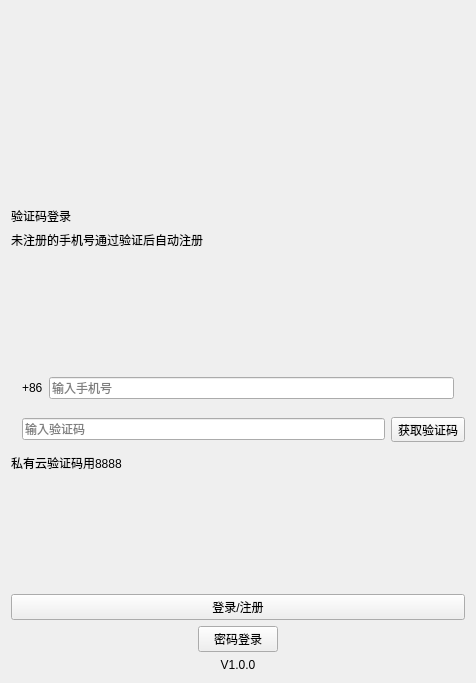
<?xml version="1.0" encoding="UTF-8"?>
<ui version="4.0">
 <class>LoginPage</class>
 <widget class="QWidget" name="LoginPage">
  <property name="geometry">
   <rect>
    <x>0</x>
    <y>0</y>
    <width>476</width>
    <height>683</height>
   </rect>
  </property>
  <property name="windowTitle">
   <string>LoginPage</string>
  </property>
  <layout class="QVBoxLayout" name="verticalLayout">
   <item>
    <widget class="QLabel" name="loginLogo">
     <property name="minimumSize">
      <size>
       <width>0</width>
       <height>180</height>
      </size>
     </property>
    </widget>
   </item>
   <item>
    <widget class="QStackedWidget" name="stackLogin">
     <property name="currentIndex">
      <number>0</number>
     </property>
     <widget class="QWidget" name="pageAuthCode">
      <layout class="QVBoxLayout" name="verticalLayout_4">
       <property name="leftMargin">
        <number>0</number>
       </property>
       <property name="topMargin">
        <number>10</number>
       </property>
       <property name="rightMargin">
        <number>0</number>
       </property>
       <property name="bottomMargin">
        <number>0</number>
       </property>
       <item>
        <widget class="QLabel" name="label_1">
         <property name="text">
          <string>验证码登录</string>
         </property>
        </widget>
       </item>
       <item>
        <widget class="QLabel" name="label_2">
         <property name="text">
          <string>未注册的手机号通过验证后自动注册</string>
         </property>
        </widget>
       </item>
       <item>
        <spacer name="verticalSpacer_3">
         <property name="orientation">
          <enum>Qt::Vertical</enum>
         </property>
         <property name="sizeHint" stdset="0">
          <size>
           <width>20</width>
           <height>1</height>
          </size>
         </property>
        </spacer>
       </item>
       <item>
        <widget class="QWidget" name="acntWidget" native="true">
         <layout class="QHBoxLayout" name="horizontalLayout_2">
          <property name="topMargin">
           <number>6</number>
          </property>
          <property name="bottomMargin">
           <number>6</number>
          </property>
          <item>
           <widget class="QLabel" name="label_3">
            <property name="text">
             <string>+86</string>
            </property>
           </widget>
          </item>
          <item>
           <widget class="QLineEdit" name="phoneNumber">
            <property name="placeholderText">
             <string>输入手机号</string>
            </property>
            <layout class="QHBoxLayout" name="horizontalLayout_14">
             <property name="spacing">
              <number>0</number>
             </property>
             <property name="sizeConstraint">
              <enum>QLayout::SetNoConstraint</enum>
             </property>
             <property name="leftMargin">
              <number>0</number>
             </property>
             <property name="topMargin">
              <number>0</number>
             </property>
             <property name="rightMargin">
              <number>0</number>
             </property>
             <property name="bottomMargin">
              <number>0</number>
             </property>
            </layout>
           </widget>
          </item>
         </layout>
        </widget>
       </item>
       <item>
        <widget class="QWidget" name="authCodeWidget" native="true">
         <layout class="QHBoxLayout" name="horizontalLayout_3">
          <property name="topMargin">
           <number>6</number>
          </property>
          <property name="rightMargin">
           <number>0</number>
          </property>
          <property name="bottomMargin">
           <number>6</number>
          </property>
          <item>
           <widget class="QLineEdit" name="authCode">
            <property name="echoMode">
             <enum>QLineEdit::Password</enum>
            </property>
            <property name="placeholderText">
             <string>输入验证码</string>
            </property>
            <layout class="QHBoxLayout" name="horizontalLayout_13">
             <property name="spacing">
              <number>0</number>
             </property>
             <property name="sizeConstraint">
              <enum>QLayout::SetDefaultConstraint</enum>
             </property>
             <property name="leftMargin">
              <number>0</number>
             </property>
             <property name="topMargin">
              <number>0</number>
             </property>
             <property name="rightMargin">
              <number>0</number>
             </property>
             <property name="bottomMargin">
              <number>0</number>
             </property>
            </layout>
           </widget>
          </item>
          <item>
           <widget class="QToolButton" name="getAuthCodeBtn">
            <property name="sizePolicy">
             <sizepolicy hsizetype="Minimum" vsizetype="Preferred">
              <horstretch>0</horstretch>
              <verstretch>0</verstretch>
             </sizepolicy>
            </property>
            <property name="cursor">
             <cursorShape>PointingHandCursor</cursorShape>
            </property>
            <property name="focusPolicy">
             <enum>Qt::NoFocus</enum>
            </property>
            <property name="text">
             <string>获取验证码</string>
            </property>
           </widget>
          </item>
         </layout>
        </widget>
       </item>
       <item>
        <widget class="QLabel" name="labelDefAuthCode">
         <property name="text">
          <string>私有云验证码用8888</string>
         </property>
        </widget>
       </item>
       <item>
        <spacer name="verticalSpacer_2">
         <property name="orientation">
          <enum>Qt::Vertical</enum>
         </property>
         <property name="sizeHint" stdset="0">
          <size>
           <width>20</width>
           <height>1</height>
          </size>
         </property>
        </spacer>
       </item>
       <item>
        <widget class="QButtonWithGif" name="authCodeLoginBtn">
         <property name="text">
          <string>登录/注册</string>
         </property>
        </widget>
       </item>
       <item alignment="Qt::AlignHCenter">
        <widget class="QPushButton" name="swtichPwdPageBtn">
         <property name="cursor">
          <cursorShape>PointingHandCursor</cursorShape>
         </property>
         <property name="text">
          <string>密码登录</string>
         </property>
        </widget>
       </item>
      </layout>
     </widget>
     <widget class="QWidget" name="pagePassword">
      <layout class="QVBoxLayout" name="verticalLayout_2">
       <property name="leftMargin">
        <number>0</number>
       </property>
       <property name="topMargin">
        <number>10</number>
       </property>
       <property name="rightMargin">
        <number>0</number>
       </property>
       <property name="bottomMargin">
        <number>0</number>
       </property>
       <item>
        <spacer name="verticalSpacer_4">
         <property name="orientation">
          <enum>Qt::Vertical</enum>
         </property>
         <property name="sizeHint" stdset="0">
          <size>
           <width>20</width>
           <height>76</height>
          </size>
         </property>
        </spacer>
       </item>
       <item>
        <widget class="QLineEdit" name="editAccount">
         <property name="placeholderText">
          <string>输入账号</string>
         </property>
         <layout class="QHBoxLayout" name="horizontalLayout_15">
          <property name="spacing">
           <number>0</number>
          </property>
          <property name="sizeConstraint">
           <enum>QLayout::SetNoConstraint</enum>
          </property>
          <property name="leftMargin">
           <number>0</number>
          </property>
          <property name="topMargin">
           <number>0</number>
          </property>
          <property name="rightMargin">
           <number>0</number>
          </property>
          <property name="bottomMargin">
           <number>0</number>
          </property>
         </layout>
        </widget>
       </item>
       <item>
        <widget class="QLineEdit" name="editPassword">
         <property name="echoMode">
          <enum>QLineEdit::Password</enum>
         </property>
         <property name="placeholderText">
          <string>输入密码</string>
         </property>
         <layout class="QHBoxLayout" name="horizontalLayout_16">
          <property name="spacing">
           <number>0</number>
          </property>
          <property name="sizeConstraint">
           <enum>QLayout::SetDefaultConstraint</enum>
          </property>
          <property name="leftMargin">
           <number>0</number>
          </property>
          <property name="topMargin">
           <number>0</number>
          </property>
          <property name="rightMargin">
           <number>0</number>
          </property>
          <property name="bottomMargin">
           <number>0</number>
          </property>
         </layout>
        </widget>
       </item>
       <item>
        <spacer name="verticalSpacer_5">
         <property name="orientation">
          <enum>Qt::Vertical</enum>
         </property>
         <property name="sizeHint" stdset="0">
          <size>
           <width>20</width>
           <height>76</height>
          </size>
         </property>
        </spacer>
       </item>
       <item>
        <spacer name="verticalSpacer_6">
         <property name="orientation">
          <enum>Qt::Vertical</enum>
         </property>
         <property name="sizeType">
          <enum>QSizePolicy::Fixed</enum>
         </property>
         <property name="sizeHint" stdset="0">
          <size>
           <width>20</width>
           <height>60</height>
          </size>
         </property>
        </spacer>
       </item>
       <item>
        <widget class="QButtonWithGif" name="pswdLoginBtn">
         <property name="text">
          <string>登录</string>
         </property>
        </widget>
       </item>
       <item alignment="Qt::AlignHCenter">
        <widget class="QPushButton" name="swtichAuthCodePageBtn">
         <property name="sizePolicy">
          <sizepolicy hsizetype="Fixed" vsizetype="Fixed">
           <horstretch>0</horstretch>
           <verstretch>0</verstretch>
          </sizepolicy>
         </property>
         <property name="cursor">
          <cursorShape>PointingHandCursor</cursorShape>
         </property>
         <property name="text">
          <string>验证码登录</string>
         </property>
        </widget>
       </item>
      </layout>
     </widget>
    </widget>
   </item>
   <item>
    <widget class="QLabel" name="label_version">
     <property name="text">
      <string>V1.0.0</string>
     </property>
     <property name="alignment">
      <set>Qt::AlignCenter</set>
     </property>
    </widget>
   </item>
  </layout>
 </widget>
 <layoutdefault spacing="6" margin="11"/>
 <customwidgets>
  <customwidget>
   <class>QButtonWithGif</class>
   <extends>QPushButton</extends>
   <header location="global">QButtonWithGif.h</header>
  </customwidget>
 </customwidgets>
 <resources/>
 <connections/>
</ui>
